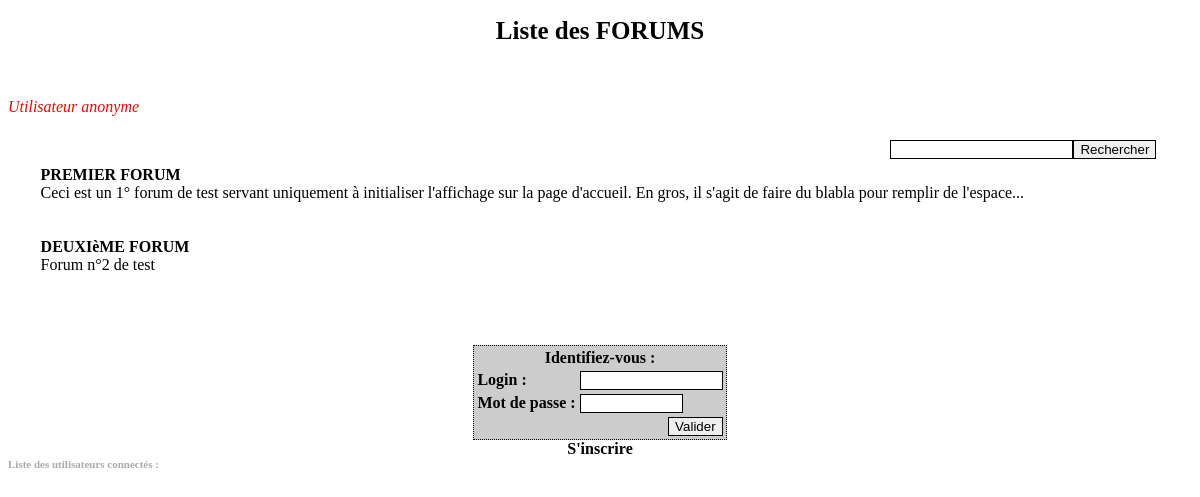
The page / on the database its author committed.
### tables this page shows
CREATE TABLE `forums` (
  `id_forum` int(11) NOT NULL AUTO_INCREMENT,
  `titre` mediumtext NOT NULL,
  `description` mediumtext NOT NULL,
  PRIMARY KEY (`id_forum`)
);

### www/index.php (the view, shortened to what this page needs)
<?php
include('./fonctions.php');
?>
<!DOCTYPE HTML PUBLIC "-//W3C//DTD HTML 4.01 Transitional//EN"
"http://www.w3.org/TR/html4/loose.dtd">
<html>
<head>
</head>
<body>
<h1>Liste des FORUMS</h1>
<br>
<br>
<span class="welcome">
<?php
if($_SESSION['sess_log'] == '') {
	echo 'Utilisateur anonyme';
} else {
	echo 'Bienvenue '.$_SESSION['sess_nom'];
}
?><br></span>
<br>
<table align="center" width="95%">
<?php
echo '<tr><td align="right">'.recherche('tout').'</td></tr>';
$sql = 'select * from forums';
$req = mysqli_query($lien,$sql);
while($ligne = mysqli_fetch_object($req)) {
	echo '<tr><td><a href="topics.php?id_forum='.$ligne->id_forum.'">'.strtoupper($ligne->titre).'</a><br>';
	echo ''.$ligne->description.'</i></font>';
	echo '</td></tr>';
	echo '<tr height="30"><td>&nbsp;</td></tr>';
}
?>
</table>
<br>
<br>
<?php
if($_SESSION['sess_log'] != '') {
	echo '<center><a href="index.php?deco=1">Se d&eacute;connecter</a></center>';
} else {
	?>
	<form name="form1" method="POST" action="">
		<table align="center" class="auth">
			<tr align="center"><td colspan="2"><b>Identifiez-vous :</b></td></tr>
			<tr>
				<td class="lib">Login :</td>
				<td><input type="text" name="login" maxlength="15" size="15"></td>
			</tr>
			<tr>
				<td class="lib">Mot de passe :</td>
				<td><input type="password" name="mdp" maxlength="10" size="10"></td>
			</tr>
			<tr align="right">
				<td colspan="2"><input type="submit" name="valider" value="Valider" onClick="return checkLog()"></td>
			</tr>
		</table>
	</form>
<center><a href="inscription.php">S'inscrire</a></center>
<?php
}
echo "<span class=\"liste\">Liste des utilisateurs connect&eacute;s : ".afficheConnected()."</span>";
?>
</body>
</html>

### www/styles.css (style rules this page uses)
a:link { color: black; font-weight: bold; text-decoration:none; }
.welcome { color: red; font-style:italic; font-size: 16px; }
h1 { text-align:center; font-size: 25px; color: black; }
input { border:1px solid black; }
.lib { font-weight:bold; }
.auth { background-color: #CCCCCC; border: 1px dotted black; }
.liste { color: #AAAAAA; font-size: 11px; font-weight:bold; }

### rows shown on the page
forums: titre "PREMIER FORUM", description "Ceci est un 1° forum de test servant uniquement à initialiser l'affichage sur la page d'accueil. En gros, il s'agit de faire du blabla pour remplir de l'espace..."
forums: titre "DEUXIèME FORUM", description "Forum n°2 de test"
